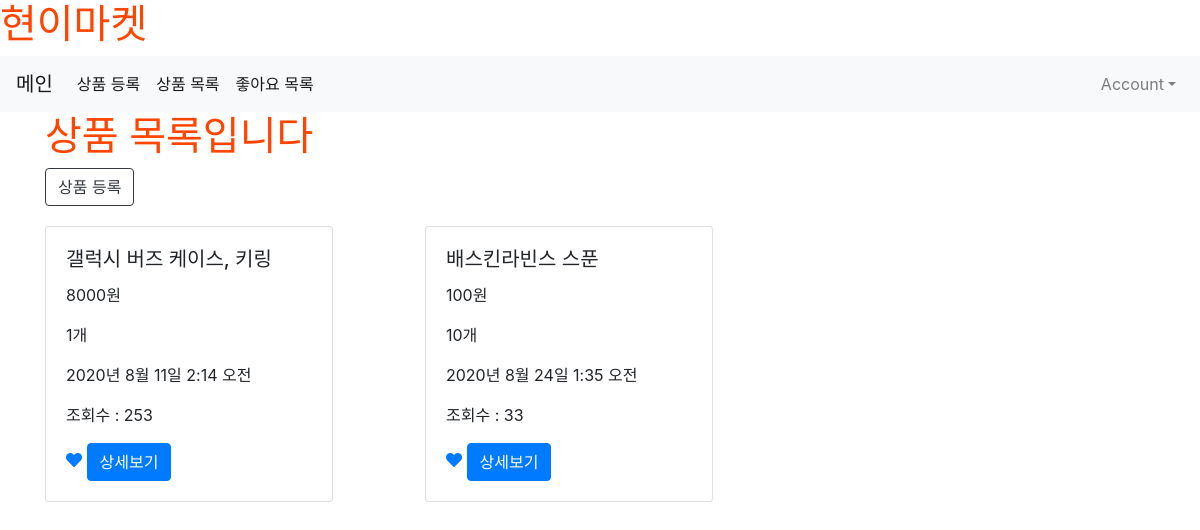
The page /product/ (signed in) on the database as committed earlier.
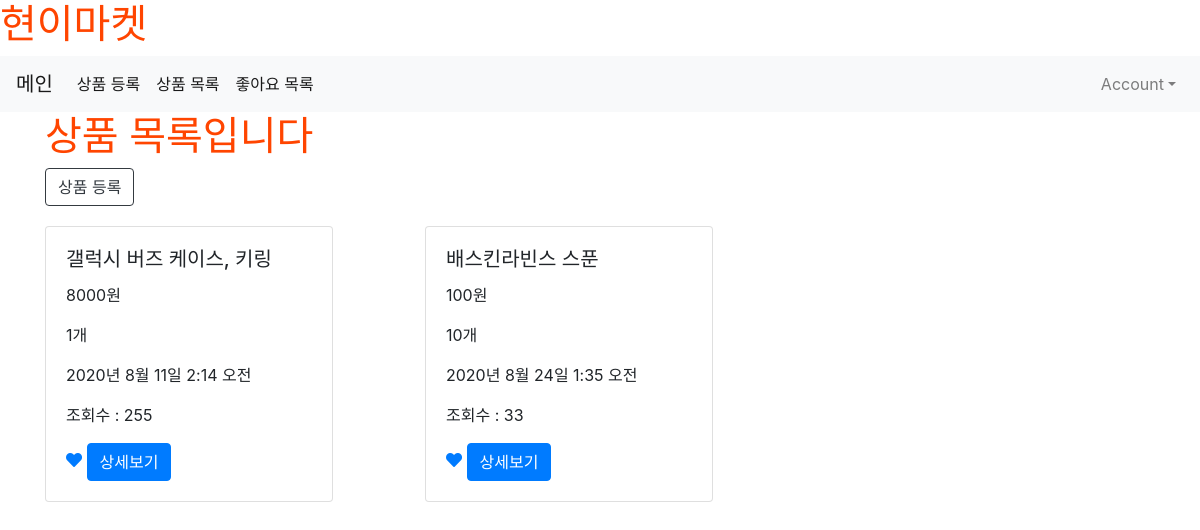
The same page on the database as committed later.
### product/models.py (models this page shows, shortened)
class Product(models.Model):
    title = models.CharField(max_length= 50, null=False)
    content = models.TextField()
    price = models.CharField(max_length= 50, null=False)
    stock = models.CharField(max_length= 50, null=False)
    image = models.ImageField(upload_to='images/', null=True)
    created_at = models.DateTimeField(auto_now_add = True)
    updated_at = models.DateTimeField(auto_now = True)
    writer = models.ForeignKey(User, on_delete = models.CASCADE, null=True)
    view_count = models.IntegerField(default = 0, null=True)
    like_user_set = models.ManyToManyField(User, blank=True, related_name="like_user_set", through="Like")

### product/views.py (the view)
# urls.py: path('', main, name="main"),
def main(request):
    products = Product.objects.all()
    return render(request, 'product/main.html', {'products':products})

### product/templates/product/main.html
{% extends 'base.html' %}
{% load static %}
{% block content %}
<div>
    {% if user.is_authenticated %}
    <div class="container">
        <h1>상품 목록입니다</h1>
        <a class="btn btn-outline-dark" href="{% url 'product:new' %}">상품 등록</a>
        <div class="row">
            {% for product in products %}
            <div class="col-md-4 col-12">
                <div class="card" style="width: 18rem; margin-top: 20px;">
                    <div class="card-body">
                        <h5 class="card-title">{{ product.title }}</h5>
                        <p class="card-text">{{ product.price }}</p>
                        <p class="card-text">{{ product.stock }}</p>
                        <p>{{ product.created_at }}</p>
                        <p>조회수 : {{ product.view_count }}</p>
                        <a href="{% url 'product:product_like' product.id %}">
                            {% if user in product.like_user_set.all %}
                                <i class="fas fa-heart"></i>
                            {% else %}
                                <i class="far fa-heart"></i>
                            {% endif %}
                        </a>
                        <a href="{% url 'product:show' product.pk %}" class="btn btn-primary">상세보기</a>
                    </div>
                </div>
            </div>
            {% endfor %}
        </div>
    </div>
    {% else %}
        <h3>로그인 후 이용이 가능합니다</h3>
        <a href="{% url 'account_login' %}" class="btn btn-warning">로그인</a>
        <a href="{% url 'account_signup' %}" class="btn btn-warning">회원가입</a>
    {% endif %}
</div>
{% endblock %}

### shoppingmall/templates/base.html (shortened to what this page needs)
{% load static %}
<!doctype html>
<html lang="en">
  <head>
    <link rel="stylesheet" href="https://stackpath.bootstrapcdn.com/bootstrap/4.5.1/css/bootstrap.min.css">
    <link rel="stylesheet" href="{% static 'css/project.css' %}">
    <link rel="stylesheet" href="https://cdnjs.cloudflare.com/ajax/libs/font-awesome/5.8.2/css/all.min.css"/>
  </head>
  <body>
    <h1>현이마켓</h1>
    {% include 'shared/_navbar.html' %}
    {% block content %}
    {% endblock %}
  </body>
</html>

### shoppingmall/templates/shared/_navbar.html (shortened to what this page needs)
<nav class="navbar navbar-expand-lg navbar-light bg-light">
    <a class="navbar-brand" href="{% url 'main' %}">메인</a>
    <div class="collapse navbar-collapse" id="navbarNavAltMarkup">
      <div class="navbar-nav">
        <a class="nav-link active" href="{% url 'product:new' %}"> 상품 등록 <span class="sr-only">(current)</span></a>
        <a class="nav-link active" href="{% url 'product:main' %}"> 상품 목록 <span class="sr-only">(current)</span></a>
        <a class="nav-link active" href="{% url 'product:like_list' %}"> 좋아요 목록 <span class="sr-only">(current)</span></a>
      </div>
    </div>
    <ul class="nav navbar-nav navbar-right">
        <li class="nav-item dropdown">
          <a class="nav-link dropdown-toggle" data-toggle="dropdown" href="#" role="button" aria-haspopup="true" aria-expanded="false">Account</a>
        </li>
      </ul>
  </nav>

### shoppingmall/static/css/project.css (style rules this page uses)
h1 { color: orangered; }

Rows that differ between the two databases and show on the page:
changed Product "갤럭시 버즈 케이스, 키링": view_count "253" → "255"
